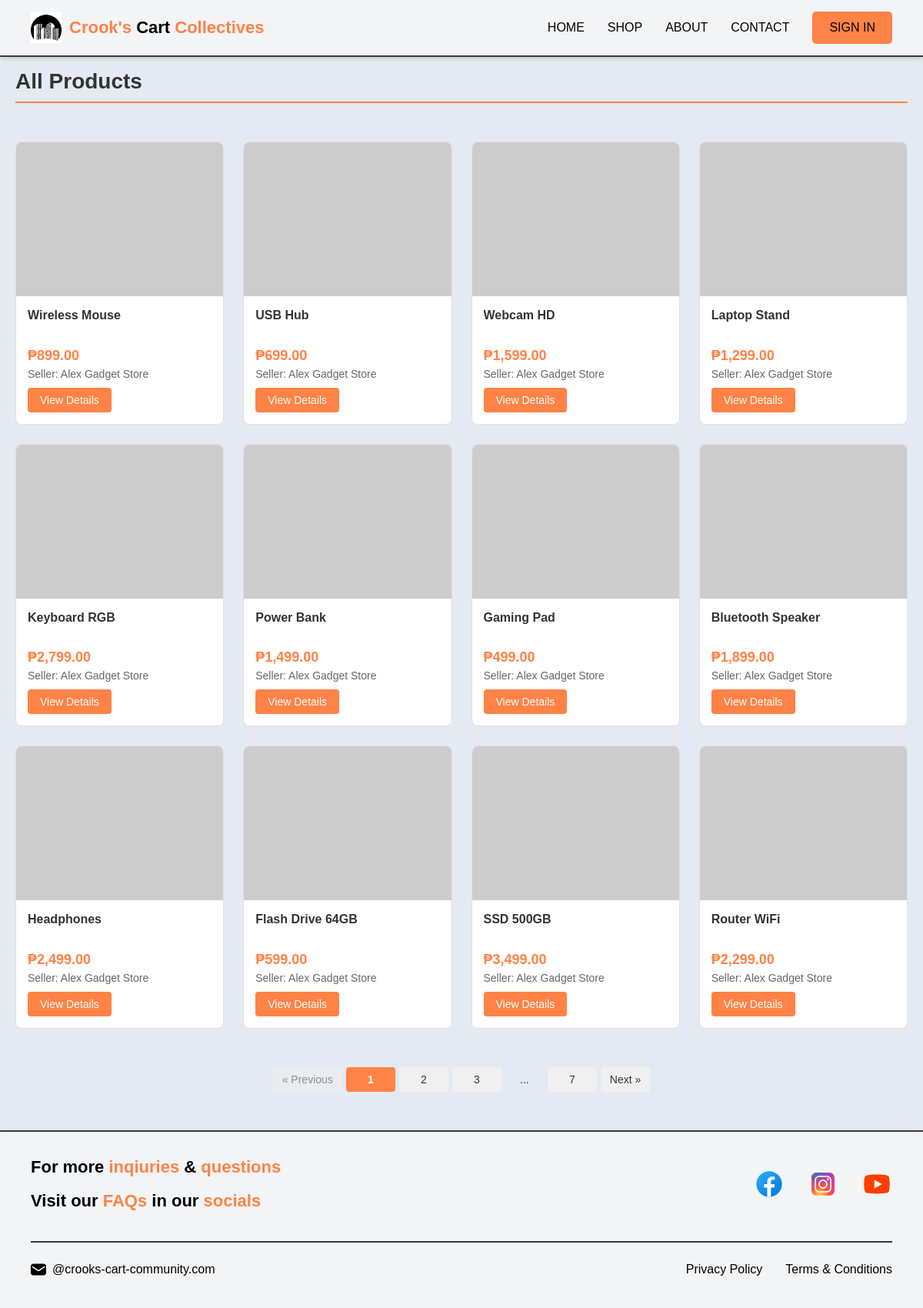
Screenshot of /pages/products.php with the database file from the repository.
### tables this page shows
CREATE TABLE products (
    product_id INT AUTO_INCREMENT PRIMARY KEY,

    seller_id INT NOT NULL,

    name VARCHAR(100) NOT NULL,
    description TEXT,

    price DECIMAL(10,2) NOT NULL,
    category VARCHAR(50),

    stock_quantity INT DEFAULT 0,
    image_path VARCHAR(255),

    is_active BOOLEAN DEFAULT TRUE,

    date_added TIMESTAMP DEFAULT CURRENT_TIMESTAMP,
    last_updated TIMESTAMP DEFAULT CURRENT_TIMESTAMP ON UPDATE CURRENT_TIMESTAMP,

    FOREIGN KEY (seller_id)
        REFERENCES sellers(seller_id)
        ON DELETE CASCADE
);

CREATE TABLE sellers (
    seller_id INT AUTO_INCREMENT PRIMARY KEY,

    user_id INT NOT NULL UNIQUE,

    business_name VARCHAR(100),
    valid_id_path VARCHAR(255),

    is_verified BOOLEAN DEFAULT FALSE,
    verification_date TIMESTAMP NULL,
    date_applied TIMESTAMP DEFAULT CURRENT_TIMESTAMP,

    total_products INT DEFAULT 0,
    total_sales DECIMAL(10,2) DEFAULT 0.00,
    rating DECIMAL(3,2) DEFAULT 0.00,

    FOREIGN KEY (user_id)
        REFERENCES users(user_id)
        ON DELETE CASCADE
);

### pages/products.php (the view, shortened to what this page needs)
<?php
require_once('../database/database-connect.php');
$items_per_page = 12;
$page = isset($_GET['page']) ? (int)$_GET['page'] : 1;
$offset = ($page - 1) * $items_per_page;
$total_stmt = $connection->prepare("SELECT COUNT(*) as total FROM products WHERE is_active = 1");
$total_stmt->execute();
$total_products = $total_stmt->fetch()['total'];
$total_pages = ceil($total_products / $items_per_page);
$products = [];
try {
    $stmt = $connection->prepare("
        SELECT p.*, s.business_name
        FROM products p
        JOIN sellers s ON p.seller_id = s.seller_id
        WHERE p.is_active = 1
        ORDER BY p.date_added DESC
        LIMIT :limit OFFSET :offset
    ");
    $stmt->bindValue(':limit', $items_per_page, PDO::PARAM_INT);
    $stmt->bindValue(':offset', $offset, PDO::PARAM_INT);
    $stmt->execute();
    $products = $stmt->fetchAll(PDO::FETCH_ASSOC);
} catch (PDOException $e) {
    error_log("Error fetching products: " . $e->getMessage());
}
?>
<!DOCTYPE html>
<html lang="en">
<head>
    <link rel="stylesheet" href="../styles/header.css">
    <link rel="stylesheet" href="../styles/products.css">
    <link rel="stylesheet" href="../styles/footer.css">
</head>
<body>
    <?php include_once('header.php'); ?>
    <div class="content">
        <div class="pageTitleHeader">All Products</div>
        <?php if (empty($products)): ?>
        <div class="no-products">
            <p>No products available at the moment.</p>
            <p>Check back soon or <a href="seller-registration.php">become a seller</a> to add products!</p>
        </div>
        <?php else: ?>
        <div class="products-grid">
            <?php foreach ($products as $product): ?>
            <div class="product-card">
                <img src="<?php echo htmlspecialchars($product['image_path'] ?: 'https://via.placeholder.com/250x200/FF8246/ffffff?text=' . urlencode(substr($product['name'], 0, 20))); ?>"
                    alt="<?php echo htmlspecialchars($product['name']); ?>" class="product-image"
                    onerror="this.onerror=null; this.src='https://via.placeholder.com/250x200/FF8246/ffffff?text=<?php echo urlencode(substr($product['name'], 0, 20)); ?>';">
                <div class="product-info">
                    <h3 class="product-title"><?php echo htmlspecialchars($product['name']); ?></h3>
                    <p class="product-price">₱<?php echo number_format($product['price'], 2); ?></p>
                    <p class="product-seller">Seller: <?php echo htmlspecialchars($product['business_name']); ?></p>
                    <a href="product-details.php?id=<?php echo $product['product_id']; ?>" class="view-product-btn">View
                        Details</a>
                </div>
            </div>
            <?php endforeach; ?>
        </div>
        <?php if ($total_pages > 1): ?>
        <div class="pagination">
            <?php if ($page > 1): ?>
            <a href="?page=<?php echo $page - 1; ?>">&laquo; Previous</a>
            <?php else: ?>
            <span class="disabled">&laquo; Previous</span>
            <?php endif; ?>
            <?php
                $start_page = max(1, $page - 2);
                $end_page = min($total_pages, $page + 2);
                for ($i = $start_page; $i <= $end_page; $i++):
                    if ($i == $page): ?>
            <span class="current"><?php echo $i; ?></span>
            <?php else: ?>
            <a href="?page=<?php echo $i; ?>"><?php echo $i; ?></a>
            <?php endif;
                endfor;
                if ($end_page < $total_pages) {
                    if ($end_page < $total_pages - 1) echo '<span class="ellipsis">...</span>';
                    echo '<a href="?page=' . $total_pages . '">' . $total_pages . '</a>';
                }
            ?>
            <?php if ($page < $total_pages): ?>
            <a href="?page=<?php echo $page + 1; ?>">Next &raquo;</a>
            <?php else: ?>
            <span class="disabled">Next &raquo;</span>
            <?php endif; ?>
        </div>
        <?php endif; ?>
        <?php endif; ?>
    </div>
    <?php include_once('footer.php'); ?>
</body>
</html>

### pages/header.php (shortened to what this page needs)
<?php
$isLoggedIn = isset($_SESSION['user_id']);
$current_page = basename($_SERVER['PHP_SELF']);
$is_root = ($current_page == 'index.php');
$pathPrefix = $is_root ? '' : '../';
?>
<header class="header-bar no-transition">
    <div class="header-logo">
        <a href="<?php echo $pathPrefix; ?>index.php" class="logo-link"
            style="display: flex; align-items: center; gap: 10px; text-decoration: none;">
            <img id="logo" src="<?php echo $pathPrefix; ?>assets/Logo.png" alt="Logo"
                style="height: 40px; width: auto; opacity: 1; visibility: visible;">
            <div class="title"><span>Crook's</span> Cart <span>Collectives</span></div>
        </a>
    </div>
    <div class="nav-container">
        <nav class="nav-bar">
            <a href="<?php echo $pathPrefix; ?>index.php" class="nav-link">HOME</a>
            <a href="<?php echo $pathPrefix; ?>pages/products.php" class="nav-link">SHOP</a>
            <a href="<?php echo $pathPrefix; ?>pages/about.php" class="nav-link">ABOUT</a>
            <a href="<?php echo $pathPrefix; ?>pages/contact.php" class="nav-link">CONTACT</a>
        </nav>
        <?php if ($isLoggedIn): ?>
        <a href="<?php echo $pathPrefix; ?>database/sign-out-handler.php" class="social-button"
            onclick="return confirm('Are you sure you want to logout?')">LOGOUT</a>
        <?php else: ?>
        <a href="<?php echo $pathPrefix; ?>pages/sign-in.php" class="social-button">SIGN IN</a>
        <?php endif; ?>
    </div>
</header>

### pages/footer.php
<?php
$current_page = basename($_SERVER['PHP_SELF']);
$is_root = ($current_page == 'index.php');
$pathPrefix = $is_root ? '' : '../';
?>
<footer class="footer">
    <div class="footer-upper">
        <div class="queries">
            <h2>For more <span>inqiuries</span> & <span>questions</span></h2>
            <h2>Visit our <span>FAQs</span> in our <span>socials</span></h2>
        </div>
        <div class="socials">
            <a href="https://www.facebook.com/LNMNeoubie" target="_blank" rel="noopener noreferrer">
                <img src="<?php echo $pathPrefix; ?>assets/icons8-facebook.svg" alt="Facebook"
                    onerror="this.onerror=null; this.src='<?php echo $pathPrefix; ?>assets/facebook.svg';">
            </a>
            <a href="https://www.instagram.com/" target="_blank" rel="noopener noreferrer">
                <img src="<?php echo $pathPrefix; ?>assets/icons8-instagram.svg" alt="Instagram"
                    onerror="this.onerror=null; this.src='<?php echo $pathPrefix; ?>assets/Logo.png';">
            </a>
            <a href="https://youtube.com/" target="_blank" rel="noopener noreferrer">
                <img src="<?php echo $pathPrefix; ?>assets/icons8-youtube.svg" alt="YouTube"
                    onerror="this.onerror=null; this.src='<?php echo $pathPrefix; ?>assets/Logo.png';">
            </a>
        </div>
    </div>
    <div class="footer-lower">
        <div class="mail-button">
            <img src="<?php echo $pathPrefix; ?>assets/mail.svg" alt="Mail"
                onerror="this.onerror=null; this.src='<?php echo $pathPrefix; ?>assets/Logo.png';">
            <span>@crooks-cart-community.com</span>
        </div>
        <div class="policy-links">
            <a href="<?php echo $pathPrefix; ?>privacy-policy.html">Privacy Policy</a>
            <a href="<?php echo $pathPrefix; ?>terms-and-conditions.html">Terms & Conditions</a>
        </div>
    </div>
</footer>

### styles/header.css (style rules this page uses)
:root { --size-logo-height: 40px; --size-button-padding: 10px 20px; --size-button-radius: 5px; --size-navigation-gap: 30px; --size-header-padding: 15px 40px; --size-mobile-menu-max-width: 270px; --color-background-A: #e4eaf2; --color-background-B: #f2f4f6; --color-background-C: #000000; --color-linear-gradient-A: #a49bf8, #b8b9fa, #dbd5fd, #43c9fb; --color-text-A: #000000; --color-text-B: #ffffff; --color-text-C: #1e2e2f; --color-accent-A: #ff8246; --color-hover-A: #e8693d; --color-border-A: #363940; --effect-glow-A: 0 0 10px rgba(0, 0, 0, 0.2); --effect-glow-B: 0 0 10px rgba(211, 94, 53, 0.7); --effect-box-shadow-default: 0 2px 6px rgba(0, 0, 0, 0.15); --effect-transition-default: all 0.3s ease-in-out; --font-family-base: Arial, sans-serif; --font-size-base: 16px; --font-size-title: 22px; --font-weight-bold: 700; }
body { margin: 0; padding: 0; overflow-x: hidden; padding-top: 70px; background-color: var(--color-background-A); color: var(--color-text-A); font-family: var(--font-family-base); transition: opacity 0.5s ease-in-out, transform 0.5s ease-in-out; }
html { -ms-overflow-style: none; scrollbar-width: none; }
.header-bar { display: flex; align-items: center; justify-content: space-between; background: var(--color-background-B); padding: var(--size-header-padding); box-shadow: var(--effect-box-shadow-default); border-bottom: 2px solid var(--color-border-A); position: fixed; top: 0; left: 0; width: 100%; z-index: 1000; box-sizing: border-box; }
.header-logo { display: flex; align-items: center; gap: 10px; flex-shrink: 0; max-width: 100%; }
.header-logo img { height: var(--size-logo-height); width: auto; }
.title { color: var(--color-text-A); font-size: var(--font-size-title); font-weight: var(--font-weight-bold); white-space: nowrap; overflow: hidden; text-overflow: ellipsis; }
.title span { color: var(--color-accent-A); }
.nav-container { display: flex; align-items: center; gap: var(--size-navigation-gap); max-width: 100%; overflow: hidden; }
.nav-bar { display: flex; gap: var(--size-navigation-gap); overflow: hidden; }
.nav-link { color: var(--color-text-A); text-decoration: none; font-size: var(--font-size-base); transition: var(--effect-transition-default); white-space: nowrap; position: relative; }
.nav-link::after { content: ''; position: absolute; bottom: -5px; left: 0; width: 0; height: 2px; background: var(--color-accent-A); transition: var(--effect-transition-default); }
.social-button { background: var(--color-accent-A); color: var(--color-text-A); padding: var(--size-button-padding); border-radius: var(--size-button-radius); text-decoration: none; transition: var(--effect-transition-default); border: 2px solid transparent; }

### styles/products.css (style rules this page uses)
.content { padding: 20px; max-width: 1200px; margin: 0 auto; }
.pageTitleHeader { font-size: 28px; font-weight: bold; color: #333; margin-bottom: 30px; padding-bottom: 10px; border-bottom: 2px solid #FF8246; }
.pagination { display: inline-flex; gap: 5px; align-items: center; flex-wrap: wrap; justify-content: center; }
.products-grid { display: grid; grid-template-columns: repeat(auto-fill, minmax(250px, 1fr)); gap: 25px; padding: 20px 0; }
.product-card { border: 1px solid #e0e0e0; border-radius: 8px; overflow: hidden; transition: transform 0.3s, box-shadow 0.3s; background: white; }
.product-image { width: 100%; height: 200px; object-fit: cover; display: block; }
.product-info { padding: 15px; }
.product-title { font-size: 16px; margin: 0 0 10px 0; color: #333; line-height: 1.3; height: 2.6em; overflow: hidden; }
.product-price { font-size: 18px; font-weight: bold; color: #FF8246; margin: 0 0 5px 0; }
.product-seller { font-size: 14px; color: #666; margin: 0 0 10px 0; }
.view-product-btn { display: inline-block; padding: 8px 16px; background: #FF8246; color: white; text-decoration: none; border-radius: 4px; font-size: 14px; transition: background 0.3s; border: none; cursor: pointer; }

### rows the page displays
products: name "Wireless Mouse", price "899.00", seller.business_name "Alex Gadget Store"
products: name "USB Hub", price "699.00", seller.business_name "Alex Gadget Store"
products: name "Webcam HD", price "1,599.00", seller.business_name "Alex Gadget Store"
products: name "Laptop Stand", price "1,299.00", seller.business_name "Alex Gadget Store"
products: name "Keyboard RGB", price "2,799.00", seller.business_name "Alex Gadget Store"
products: name "Power Bank", price "1,499.00", seller.business_name "Alex Gadget Store"
products: name "Gaming Pad", price "499.00", seller.business_name "Alex Gadget Store"
products: name "Bluetooth Speaker", price "1,899.00", seller.business_name "Alex Gadget Store"
products: name "Headphones", price "2,499.00", seller.business_name "Alex Gadget Store"
products: name "Flash Drive 64GB", price "599.00", seller.business_name "Alex Gadget Store"
products: name "SSD 500GB", price "3,499.00", seller.business_name "Alex Gadget Store"
products: name "Router WiFi", price "2,299.00", seller.business_name "Alex Gadget Store"

### other values shown
$total_pages "7"
